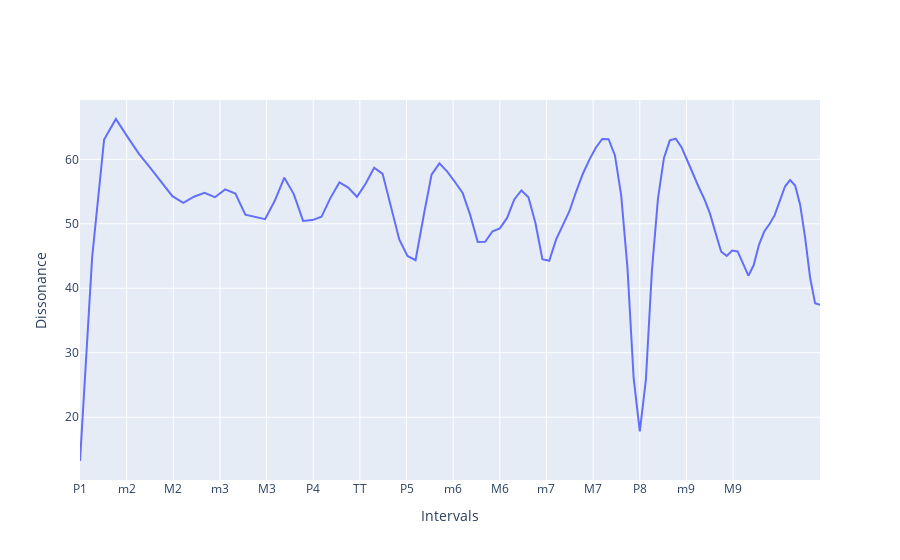

The cell this chart's notebook holds for it:
### Code cell
# choose the synth
S = SawSynth

# axes mesh
xs = np.linspace(base_freq, base_freq * 2.5, NX)
tones = [S.get_tones([base_freq, f]) for f in xs]
ys = [dissonance_total([t.freq for t in tone], [t.p for t in tone]) for tone in tones]

# make graphs
fig = go.Figure()
fig.add_trace(go.Scatter(x=xs, y=ys, mode="lines"))

# make it pretty

fig.update_xaxes(
    ticktext=intervals,
    tickvals=interval_vals,
    title_text="Intervals",
    type="log"
)
fig.update_yaxes(title_text="Dissonance")

fig.show()
